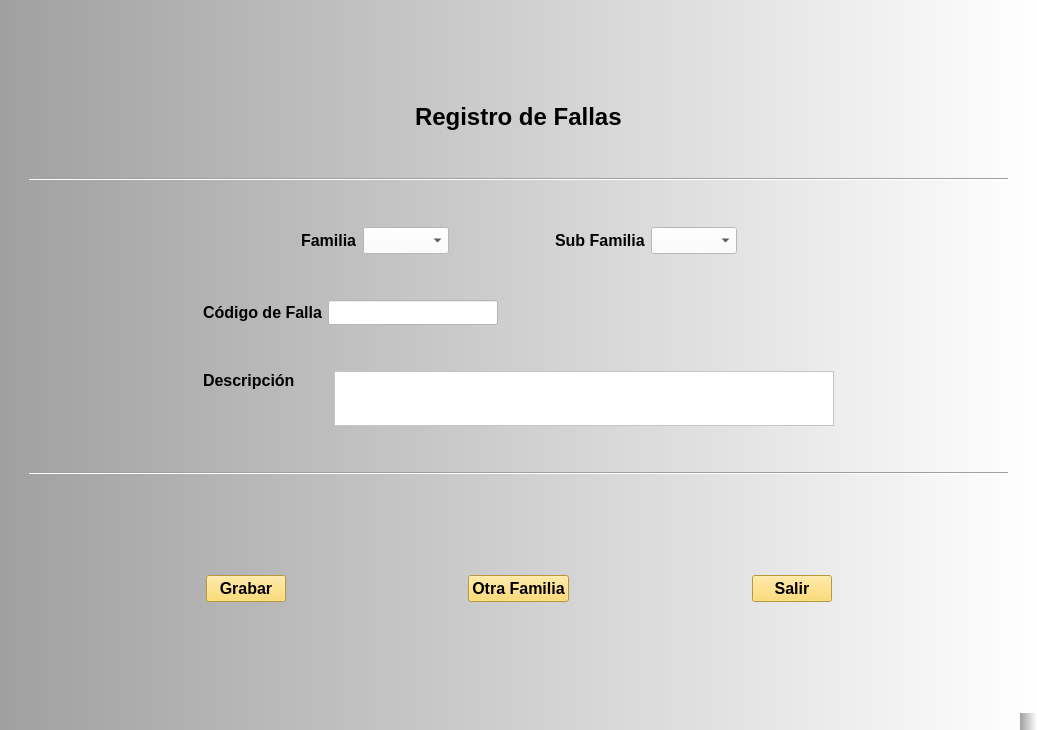
<?xml version="1.0" encoding="UTF-8"?>
<ui version="4.0">
 <class>MainWindow</class>
 <widget class="QMainWindow" name="MainWindow">
  <property name="geometry">
   <rect>
    <x>0</x>
    <y>0</y>
    <width>1037</width>
    <height>730</height>
   </rect>
  </property>
  <property name="font">
   <font>
    <pointsize>12</pointsize>
   </font>
  </property>
  <property name="windowTitle">
   <string>Registro de Fallas</string>
  </property>
  <property name="styleSheet">
   <string notr="true">background-color: qlineargradient(spread:pad, x1:0, y1:0, x2:1, y2:0, stop:0 rgba(160, 160, 160, 255), stop:1 rgba(255, 255, 255, 255));</string>
  </property>
  <widget class="QWidget" name="centralwidget">
   <layout class="QGridLayout" name="gridLayout">
    <item row="0" column="1">
     <spacer name="horizontalSpacer_9">
      <property name="orientation">
       <enum>Qt::Horizontal</enum>
      </property>
      <property name="sizeHint" stdset="0">
       <size>
        <width>40</width>
        <height>20</height>
       </size>
      </property>
     </spacer>
    </item>
    <item row="1" column="0">
     <spacer name="verticalSpacer_2">
      <property name="orientation">
       <enum>Qt::Vertical</enum>
      </property>
      <property name="sizeHint" stdset="0">
       <size>
        <width>20</width>
        <height>1069</height>
       </size>
      </property>
     </spacer>
    </item>
    <item row="1" column="1">
     <layout class="QVBoxLayout" name="verticalLayout_2">
      <item>
       <layout class="QHBoxLayout" name="horizontalLayout_15">
        <item>
         <widget class="QLabel" name="lbLogo_Mp">
          <property name="styleSheet">
           <string notr="true">background-color: rgba(255, 255, 255, 0);</string>
          </property>
         </widget>
        </item>
        <item>
         <spacer name="horizontalSpacer_19">
          <property name="orientation">
           <enum>Qt::Horizontal</enum>
          </property>
          <property name="sizeHint" stdset="0">
           <size>
            <width>898</width>
            <height>20</height>
           </size>
          </property>
         </spacer>
        </item>
        <item>
         <widget class="QLabel" name="lbLogo_Soc">
          <property name="styleSheet">
           <string notr="true">background-color: rgba(255, 255, 255, 0);</string>
          </property>
         </widget>
        </item>
       </layout>
      </item>
      <item>
       <layout class="QHBoxLayout" name="horizontalLayout_3">
        <item>
         <spacer name="horizontalSpacer">
          <property name="orientation">
           <enum>Qt::Horizontal</enum>
          </property>
          <property name="sizeHint" stdset="0">
           <size>
            <width>13</width>
            <height>26</height>
           </size>
          </property>
         </spacer>
        </item>
        <item>
         <widget class="QLabel" name="label_7">
          <property name="font">
           <font>
            <pointsize>18</pointsize>
            <weight>75</weight>
            <bold>true</bold>
           </font>
          </property>
          <property name="styleSheet">
           <string notr="true">background-color: rgba(255, 255, 255, 0);</string>
          </property>
          <property name="text">
           <string>Registro de Fallas</string>
          </property>
         </widget>
        </item>
        <item>
         <spacer name="horizontalSpacer_2">
          <property name="orientation">
           <enum>Qt::Horizontal</enum>
          </property>
          <property name="sizeHint" stdset="0">
           <size>
            <width>13</width>
            <height>26</height>
           </size>
          </property>
         </spacer>
        </item>
       </layout>
      </item>
      <item>
       <spacer name="horizontalSpacer_5">
        <property name="orientation">
         <enum>Qt::Horizontal</enum>
        </property>
        <property name="sizeHint" stdset="0">
         <size>
          <width>864</width>
          <height>28</height>
         </size>
        </property>
       </spacer>
      </item>
      <item>
       <widget class="Line" name="line">
        <property name="orientation">
         <enum>Qt::Horizontal</enum>
        </property>
       </widget>
      </item>
      <item>
       <spacer name="verticalSpacer_8">
        <property name="orientation">
         <enum>Qt::Vertical</enum>
        </property>
        <property name="sizeType">
         <enum>QSizePolicy::Fixed</enum>
        </property>
        <property name="sizeHint" stdset="0">
         <size>
          <width>20</width>
          <height>40</height>
         </size>
        </property>
       </spacer>
      </item>
      <item>
       <layout class="QHBoxLayout" name="horizontalLayout_2">
        <item>
         <spacer name="horizontalSpacer_21">
          <property name="orientation">
           <enum>Qt::Horizontal</enum>
          </property>
          <property name="sizeHint" stdset="0">
           <size>
            <width>40</width>
            <height>20</height>
           </size>
          </property>
         </spacer>
        </item>
        <item>
         <widget class="QLabel" name="label_10">
          <property name="font">
           <font>
            <pointsize>12</pointsize>
            <weight>75</weight>
            <bold>true</bold>
           </font>
          </property>
          <property name="styleSheet">
           <string notr="true">background-color: rgba(255, 255, 255, 0);</string>
          </property>
          <property name="text">
           <string>Familia</string>
          </property>
         </widget>
        </item>
        <item>
         <widget class="QComboBox" name="cbFamilia">
          <property name="minimumSize">
           <size>
            <width>0</width>
            <height>25</height>
           </size>
          </property>
          <property name="font">
           <font>
            <pointsize>12</pointsize>
            <weight>50</weight>
            <bold>false</bold>
           </font>
          </property>
          <property name="styleSheet">
           <string notr="true">background-color: rgb(255, 255, 255);</string>
          </property>
          <property name="sizeAdjustPolicy">
           <enum>QComboBox::AdjustToContents</enum>
          </property>
         </widget>
        </item>
        <item>
         <spacer name="horizontalSpacer_11">
          <property name="orientation">
           <enum>Qt::Horizontal</enum>
          </property>
          <property name="sizeType">
           <enum>QSizePolicy::Fixed</enum>
          </property>
          <property name="sizeHint" stdset="0">
           <size>
            <width>100</width>
            <height>20</height>
           </size>
          </property>
         </spacer>
        </item>
        <item>
         <widget class="QLabel" name="label_11">
          <property name="font">
           <font>
            <pointsize>12</pointsize>
            <weight>75</weight>
            <bold>true</bold>
           </font>
          </property>
          <property name="styleSheet">
           <string notr="true">background-color: rgba(255, 255, 255, 0);</string>
          </property>
          <property name="text">
           <string>Sub Familia</string>
          </property>
         </widget>
        </item>
        <item>
         <widget class="QComboBox" name="cbSubFamilia">
          <property name="minimumSize">
           <size>
            <width>0</width>
            <height>25</height>
           </size>
          </property>
          <property name="font">
           <font>
            <pointsize>12</pointsize>
            <weight>50</weight>
            <bold>false</bold>
           </font>
          </property>
          <property name="styleSheet">
           <string notr="true">background-color: rgb(255, 255, 255);</string>
          </property>
          <property name="sizeAdjustPolicy">
           <enum>QComboBox::AdjustToContents</enum>
          </property>
         </widget>
        </item>
        <item>
         <spacer name="horizontalSpacer_18">
          <property name="orientation">
           <enum>Qt::Horizontal</enum>
          </property>
          <property name="sizeHint" stdset="0">
           <size>
            <width>40</width>
            <height>20</height>
           </size>
          </property>
         </spacer>
        </item>
       </layout>
      </item>
      <item>
       <spacer name="verticalSpacer_4">
        <property name="orientation">
         <enum>Qt::Vertical</enum>
        </property>
        <property name="sizeType">
         <enum>QSizePolicy::Fixed</enum>
        </property>
        <property name="sizeHint" stdset="0">
         <size>
          <width>20</width>
          <height>40</height>
         </size>
        </property>
       </spacer>
      </item>
      <item>
       <layout class="QHBoxLayout" name="horizontalLayout_4">
        <item>
         <spacer name="horizontalSpacer_14">
          <property name="orientation">
           <enum>Qt::Horizontal</enum>
          </property>
          <property name="sizeHint" stdset="0">
           <size>
            <width>40</width>
            <height>20</height>
           </size>
          </property>
         </spacer>
        </item>
        <item>
         <layout class="QVBoxLayout" name="verticalLayout">
          <item>
           <layout class="QHBoxLayout" name="horizontalLayout_6">
            <item>
             <widget class="QLabel" name="label_3">
              <property name="font">
               <font>
                <pointsize>12</pointsize>
                <weight>75</weight>
                <bold>true</bold>
               </font>
              </property>
              <property name="styleSheet">
               <string notr="true">background-color: rgba(255, 255, 255, 0);</string>
              </property>
              <property name="text">
               <string>Código de Falla</string>
              </property>
              <property name="alignment">
               <set>Qt::AlignLeading|Qt::AlignLeft|Qt::AlignVCenter</set>
              </property>
             </widget>
            </item>
            <item>
             <widget class="QLineEdit" name="leCod_Falla">
              <property name="sizePolicy">
               <sizepolicy hsizetype="Fixed" vsizetype="Fixed">
                <horstretch>0</horstretch>
                <verstretch>0</verstretch>
               </sizepolicy>
              </property>
              <property name="minimumSize">
               <size>
                <width>170</width>
                <height>25</height>
               </size>
              </property>
              <property name="maximumSize">
               <size>
                <width>170</width>
                <height>25</height>
               </size>
              </property>
              <property name="font">
               <font>
                <pointsize>12</pointsize>
               </font>
              </property>
              <property name="styleSheet">
               <string notr="true">background-color: rgb(255, 255, 255);</string>
              </property>
              <property name="text">
               <string/>
              </property>
             </widget>
            </item>
            <item>
             <spacer name="horizontalSpacer_6">
              <property name="orientation">
               <enum>Qt::Horizontal</enum>
              </property>
              <property name="sizeHint" stdset="0">
               <size>
                <width>40</width>
                <height>20</height>
               </size>
              </property>
             </spacer>
            </item>
           </layout>
          </item>
          <item>
           <spacer name="verticalSpacer_7">
            <property name="orientation">
             <enum>Qt::Vertical</enum>
            </property>
            <property name="sizeType">
             <enum>QSizePolicy::Fixed</enum>
            </property>
            <property name="sizeHint" stdset="0">
             <size>
              <width>20</width>
              <height>40</height>
             </size>
            </property>
           </spacer>
          </item>
          <item>
           <layout class="QHBoxLayout" name="horizontalLayout_5">
            <item>
             <widget class="QLabel" name="label">
              <property name="minimumSize">
               <size>
                <width>125</width>
                <height>0</height>
               </size>
              </property>
              <property name="font">
               <font>
                <pointsize>12</pointsize>
                <weight>75</weight>
                <bold>true</bold>
               </font>
              </property>
              <property name="styleSheet">
               <string notr="true">background-color: rgba(255, 255, 255, 0);</string>
              </property>
              <property name="text">
               <string>Descripción</string>
              </property>
              <property name="alignment">
               <set>Qt::AlignLeading|Qt::AlignLeft|Qt::AlignTop</set>
              </property>
             </widget>
            </item>
            <item>
             <widget class="QPlainTextEdit" name="pteDescrip_Falla">
              <property name="sizePolicy">
               <sizepolicy hsizetype="Fixed" vsizetype="Fixed">
                <horstretch>0</horstretch>
                <verstretch>0</verstretch>
               </sizepolicy>
              </property>
              <property name="minimumSize">
               <size>
                <width>500</width>
                <height>55</height>
               </size>
              </property>
              <property name="maximumSize">
               <size>
                <width>500</width>
                <height>55</height>
               </size>
              </property>
              <property name="font">
               <font>
                <pointsize>12</pointsize>
               </font>
              </property>
              <property name="styleSheet">
               <string notr="true">background-color: rgb(255, 255, 255);</string>
              </property>
             </widget>
            </item>
           </layout>
          </item>
         </layout>
        </item>
        <item>
         <spacer name="horizontalSpacer_15">
          <property name="orientation">
           <enum>Qt::Horizontal</enum>
          </property>
          <property name="sizeHint" stdset="0">
           <size>
            <width>40</width>
            <height>20</height>
           </size>
          </property>
         </spacer>
        </item>
       </layout>
      </item>
      <item>
       <spacer name="verticalSpacer_3">
        <property name="orientation">
         <enum>Qt::Vertical</enum>
        </property>
        <property name="sizeType">
         <enum>QSizePolicy::Fixed</enum>
        </property>
        <property name="sizeHint" stdset="0">
         <size>
          <width>20</width>
          <height>40</height>
         </size>
        </property>
       </spacer>
      </item>
      <item>
       <widget class="Line" name="line_2">
        <property name="orientation">
         <enum>Qt::Horizontal</enum>
        </property>
       </widget>
      </item>
      <item>
       <spacer name="verticalSpacer_5">
        <property name="orientation">
         <enum>Qt::Vertical</enum>
        </property>
        <property name="sizeType">
         <enum>QSizePolicy::Fixed</enum>
        </property>
        <property name="sizeHint" stdset="0">
         <size>
          <width>962</width>
          <height>94</height>
         </size>
        </property>
       </spacer>
      </item>
      <item>
       <layout class="QHBoxLayout" name="horizontalLayout">
        <item>
         <spacer name="horizontalSpacer_3">
          <property name="orientation">
           <enum>Qt::Horizontal</enum>
          </property>
          <property name="sizeHint" stdset="0">
           <size>
            <width>40</width>
            <height>20</height>
           </size>
          </property>
         </spacer>
        </item>
        <item>
         <widget class="QPushButton" name="pbGrabar">
          <property name="font">
           <font>
            <pointsize>12</pointsize>
            <weight>75</weight>
            <bold>true</bold>
           </font>
          </property>
          <property name="styleSheet">
           <string notr="true">background-color: rgb(255, 213, 79);</string>
          </property>
          <property name="text">
           <string>Grabar</string>
          </property>
          <property name="icon">
           <iconset>
            <normaloff>../../Iconos/disquete.png</normaloff>../../Iconos/disquete.png</iconset>
          </property>
         </widget>
        </item>
        <item>
         <spacer name="horizontalSpacer_4">
          <property name="orientation">
           <enum>Qt::Horizontal</enum>
          </property>
          <property name="sizeHint" stdset="0">
           <size>
            <width>40</width>
            <height>20</height>
           </size>
          </property>
         </spacer>
        </item>
        <item>
         <widget class="QPushButton" name="pbOtra_Familia">
          <property name="font">
           <font>
            <pointsize>12</pointsize>
            <weight>75</weight>
            <bold>true</bold>
           </font>
          </property>
          <property name="styleSheet">
           <string notr="true">background-color: rgb(255, 213, 79);</string>
          </property>
          <property name="text">
           <string>Otra Familia</string>
          </property>
         </widget>
        </item>
        <item>
         <spacer name="horizontalSpacer_10">
          <property name="orientation">
           <enum>Qt::Horizontal</enum>
          </property>
          <property name="sizeHint" stdset="0">
           <size>
            <width>40</width>
            <height>20</height>
           </size>
          </property>
         </spacer>
        </item>
        <item>
         <widget class="QPushButton" name="pbSalir">
          <property name="font">
           <font>
            <pointsize>12</pointsize>
            <weight>75</weight>
            <bold>true</bold>
           </font>
          </property>
          <property name="styleSheet">
           <string notr="true">background-color: rgb(255, 213, 79);</string>
          </property>
          <property name="text">
           <string>Salir</string>
          </property>
          <property name="icon">
           <iconset>
            <normaloff>../../Iconos/cerrar-sesion.png</normaloff>../../Iconos/cerrar-sesion.png</iconset>
          </property>
         </widget>
        </item>
        <item>
         <spacer name="horizontalSpacer_7">
          <property name="orientation">
           <enum>Qt::Horizontal</enum>
          </property>
          <property name="sizeHint" stdset="0">
           <size>
            <width>40</width>
            <height>20</height>
           </size>
          </property>
         </spacer>
        </item>
       </layout>
      </item>
      <item>
       <spacer name="verticalSpacer_6">
        <property name="orientation">
         <enum>Qt::Vertical</enum>
        </property>
        <property name="sizeType">
         <enum>QSizePolicy::Fixed</enum>
        </property>
        <property name="sizeHint" stdset="0">
         <size>
          <width>17</width>
          <height>97</height>
         </size>
        </property>
       </spacer>
      </item>
     </layout>
    </item>
    <item row="1" column="2">
     <spacer name="verticalSpacer">
      <property name="orientation">
       <enum>Qt::Vertical</enum>
      </property>
      <property name="sizeHint" stdset="0">
       <size>
        <width>20</width>
        <height>1069</height>
       </size>
      </property>
     </spacer>
    </item>
   </layout>
  </widget>
  <widget class="QStatusBar" name="statusbar"/>
 </widget>
 <resources/>
 <connections/>
</ui>
